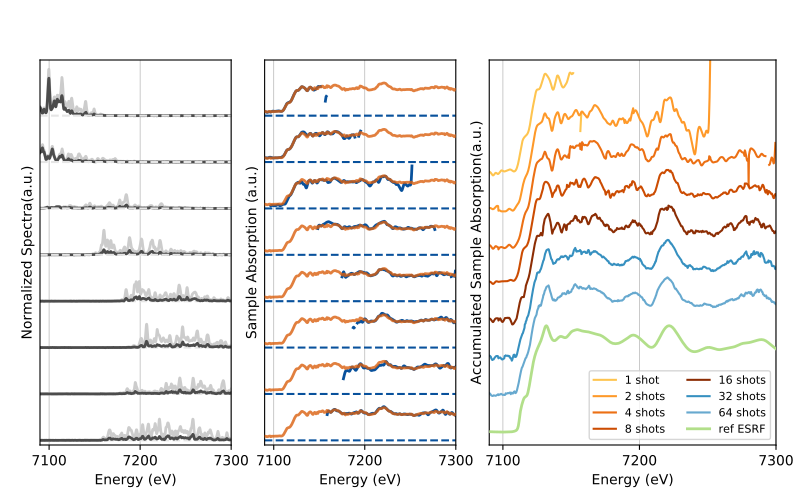

Generate this figure with Python:
import sys
sys.path.insert(0,"../../../")
import collections
import os
import numpy as np
import matplotlib.pyplot as plt
from matplotlib import gridspec

import dispersiveXanes_utils as utils
import xppl37_spectra
import xanes_analyzeRun
import mcutils as mc
import trx
import datastorage as ds


nice_colors = ["#1b9e77", "#d95f02", "#7570b3"]
nice_colors = "#1f78b4 #a6cee3 #b2df8a #33a02c".split()
gradual_colors = ['#014636', '#016c59', '#02818a', '#3690c0', '#67a9cf', '#a6bddb', '#d0d1e6']#, '#ece2f0']
gradual_colors="#fec44f #fe9929 #ec7014 #cc4c02 #8c2d04 #3690c0 #67a9cf #fec44f #fe9929 #ec7014 #cc4c02 #8c2d04 #3690c0 #67a9cf".split()

def get_data(runs=(155,156),threshold=0.02,force=False):
  run_hash = "_".join(map(str,runs))
  fname = "../data/fig_fe_xas_runs_%s.h5" % run_hash
  if not os.path.isfile(fname) or force:
    E,p1,p2,Abs=xppl37_spectra.calcAbsForRun(runs,merge_calibs=True,threshold=threshold)
    temp = ds.DataStorage( E=E,p1=p1,p2=p2,Abs=Abs)
    temp.info="Abs calculated with threshold = %.3f" % threshold
    temp.save(fname)
  data = ds.read(fname)
  # nan is saved as -1 for masked arrays
  for k in data.keys():
    try:
      data[k][data[k]==-1] =np.nan
    except TypeError:
      pass
  # for runs 155,156 the vernier stopped working after shots ~ 2000
  if runs == (155,156):
    data.p1=data.p1[:2000]
    data.p2=data.p2[:2000]
    data.Abs=data.Abs[:2000]
  return data


def get_ref():
  E,data=np.loadtxt("../data/Fe_ref.txt",unpack=True)
  return ds.DataStorage(E=E*1e3,data=data/2.05+0.07)

def get_1b():
  E,data=np.loadtxt("../data/Fe_1bunch.txt",unpack=True)
  return ds.DataStorage(E=E*1e3,data=data/2.05+0.07)

def fig_fe_exas(run=(155,156),first=3,period=20,nSpectra=8,force=False,threshold=0.01,smoothWidth=1.0,i0_filter=0.1):
  ref = get_ref()
  color_ss = '#08519c'
  color_av = '#238b45'
  color_av_all = '#d95f0e'
  shifty = 1
  data = get_data(run,force=force)
  E = data.E;p1=data.p1;p2=data.p2;Abs=data.Abs
  E = (E-7100)*1.938+7133
  p1_sum = p1.sum(-1)
  if i0_filter is not None:
    m = np.percentile(p1_sum,i0_filter*100)
    idx = p1_sum>m
    p1=p1[idx]
    p2=p2[idx]
    Abs=Abs[idx]
    print(idx.sum(),idx.shape[0])
  p1_av  = np.nanmean(p1,axis=0)
  p2_av  = np.nanmean(p2,axis=0)
  shots = slice(first,None,period)


  p1 = p1[shots]; p2=p2[shots]; Abs = Abs[shots]
  if smoothWidth > 0:
    Abs = xppl37_spectra.smoothSpectra(E,Abs,res=smoothWidth)

  figure = plt.figure(figsize = [8,5])
  gs = gridspec.GridSpec(1, 3, width_ratios=[1, 1, 1.5],wspace=0.15,right=0.97,left=0.05)
  ax = []
  ax.append( plt.subplot(gs[0]) )
  ax.append( plt.subplot(gs[1],sharex=ax[0],sharey=ax[0]) )
  ax.append( plt.subplot(gs[2],sharex=ax[0]) )
  
  ref = get_1b()
  rr = mc.interpolate(ref.E,ref.data,E)

  ref = get_ref()
  rr = mc.interpolate(ref.E,ref.data,E)


  #fig,ax = plt.subplots(1,3,sharex=True,sharey=True,squeeze=False,figsize=[6,8])
  #ax = ax[0]
  normalization = np.nanmax( p1[:nSpectra] )
  to_save = []
  ref = get_ref()
  for ishot,(s1,s2,a) in enumerate(zip(p1[:nSpectra],p2[:nSpectra],Abs[:nSpectra])):
    s1_norm = s1/normalization
    s2_norm = s2/normalization
    offset = (nSpectra-1-ishot)*shifty
    ax[0].axhline(ishot*shifty,ls='--',color="0.9")
    ax[1].axhline(ishot*shifty,ls='--',color=color_ss)
#    ax[1].plot(ref.E,ref.data+(nSpectra-1)*shifty,color=nice_colors[-2],lw=2,zorder=100)
    ax[1].plot(E,np.nanmedian(Abs[:nSpectra],0) + offset,color=color_av_all,lw=2,zorder=10,alpha=0.8)
    ax[0].plot(E,s1_norm + offset,ls = '-' ,color='0.8',lw=2)
    ax[0].plot(E,s2_norm + offset,ls = '-' ,color='0.3',lw=2)
    ax[1].plot(E, a + offset,color=color_ss,lw=2)
    to_save.append(s1_norm)
    to_save.append(s2_norm)
    to_save.append(a)
  nmax = int(np.floor(np.log(len(Abs))/np.log(2)))+1
  print(nmax)
  n = 2**np.arange(nmax)
  print(n)
  n = np.delete(n,0)
 
  ax[2].plot(E,np.nanmedian(Abs[:1],axis=0)+(len(n)+1)*0.2,color=gradual_colors[0],label = "1 shot")
  for i,ni in enumerate(n):
      Abs2 = Abs.copy()
      Abs2 = np.delete(Abs2,i,0) 
      ax[2].plot(E,np.nanmedian(Abs2[:ni],axis=0)+(len(n)-i)*0.2,color=gradual_colors[i+1],label = "%d shots"%ni)
      to_save.insert(i,np.nanmedian(Abs[:ni],axis=0))
  ax[2].plot(ref.E,ref.data,color=nice_colors[-2],lw=2,zorder=100,label="ref ESRF")
#  ax[2].legend(loc=1, ncol=2, prop={'size':8})
#  ax[0].set_title("Run %s"%str(run))
  ax[1].set_ylabel("Sample Absorption (a.u.)")
  ax[2].set_ylabel("Accumulated Sample Absorption(a.u.)")
  ax[0].set_ylabel("Normalized Spectra(a.u.)")
  to_save.insert(i+1,np.nanmedian(Abs[:nSpectra],axis=0))

  to_save.insert(0,rr)
  to_save.insert(1,rr)

  to_save = np.vstack(to_save)
  info = "# threshold=%.2f; smoothWidth=%.2f eV" %(threshold,smoothWidth)
  info += "\n#E esrf_1b esrf_ref "+" ".join(["av_%d_shots"%ni for ni in n]) +" av_%d_shots " % nSpectra + "+ nshots x (spectro1 spectro2 abs)"
  run_hash = "_".join(map(str,run))
 # trx.utils.saveTxt("../data/fig_fe_exas_spectra_runs_%s.txt"%run_hash,E,to_save,info=info)
  ax[0].set_xlabel("Energy (eV)")
  ax[1].set_xlabel("Energy (eV)")
  ax[2].set_xlabel("Energy (eV)")
  ax[0].grid(axis='x',color="0.7",lw=0.5)
  ax[1].grid(axis='x',color="0.7",lw=0.5)
  ax[2].grid(color="0.7",lw=0.5)
  ax[0].set_xlim(7090,7300)
  ax[0].set_yticks( () )
  ax[1].set_yticks( () )
  ax[2].set_yticks( () )
  ax[0].set_ylim(-0.1,nSpectra+0.2)
  ax[1].set_ylim(-0.1,nSpectra+0.2)
  ax[2].set_ylim(0,2.1)
  ax[2].legend(loc=4, ncol=2, prop={'size':8})
  #ax[2].grid(color="0.7",lw=0.5)
  #plt.tight_layout()
  
  plt.savefig("fig_fe_exas.png",transparent=True,dpi=300) 
  plt.savefig("fig_fe_exas.pdf",transparent=True)
  

#if __name__ == "__main__": fig_fe_xas()
 
